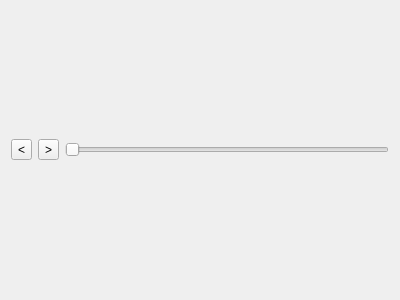
<?xml version="1.0" encoding="UTF-8"?>
<ui version="4.0">
 <class>ScrubbableVideo</class>
 <widget class="QWidget" name="ScrubbableVideo">
  <property name="geometry">
   <rect>
    <x>0</x>
    <y>0</y>
    <width>400</width>
    <height>300</height>
   </rect>
  </property>
  <property name="windowTitle">
   <string>Form</string>
  </property>
  <layout class="QGridLayout" name="gridLayout_2">
   <item row="0" column="0">
    <layout class="QVBoxLayout" name="verticalLayout" stretch="1,0">
     <item>
      <layout class="QGridLayout" name="mainLayout"/>
     </item>
     <item>
      <layout class="QHBoxLayout" name="horizontalLayout_2">
       <item>
        <widget class="QToolButton" name="prevFrameButton">
         <property name="text">
          <string>&lt;</string>
         </property>
        </widget>
       </item>
       <item>
        <widget class="QToolButton" name="nextFrameButton">
         <property name="text">
          <string>&gt;</string>
         </property>
        </widget>
       </item>
       <item>
        <widget class="QSlider" name="scrubSlider">
         <property name="orientation">
          <enum>Qt::Horizontal</enum>
         </property>
        </widget>
       </item>
      </layout>
     </item>
    </layout>
   </item>
  </layout>
 </widget>
 <resources/>
 <connections/>
</ui>
